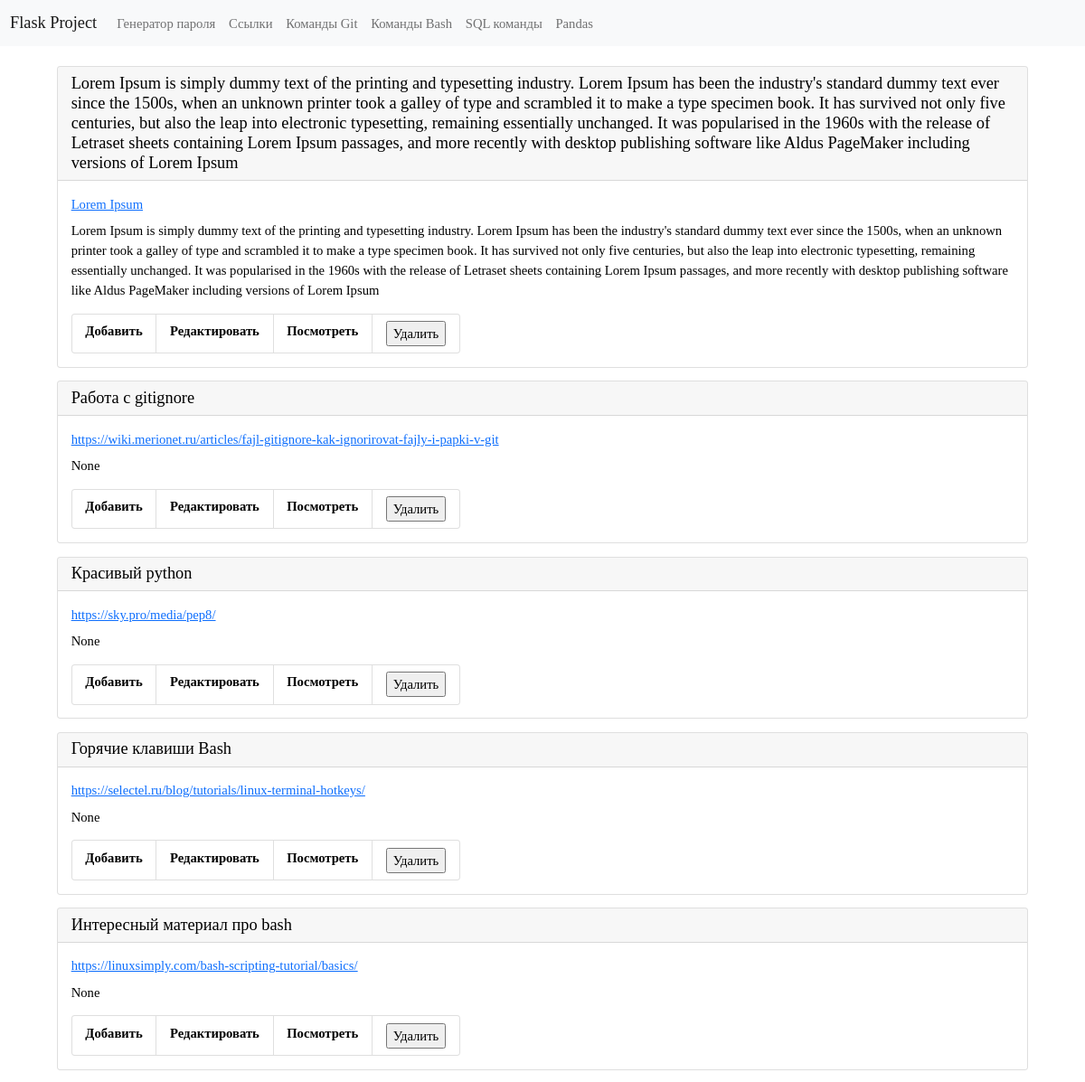
The app's page /links (upper part), older data.
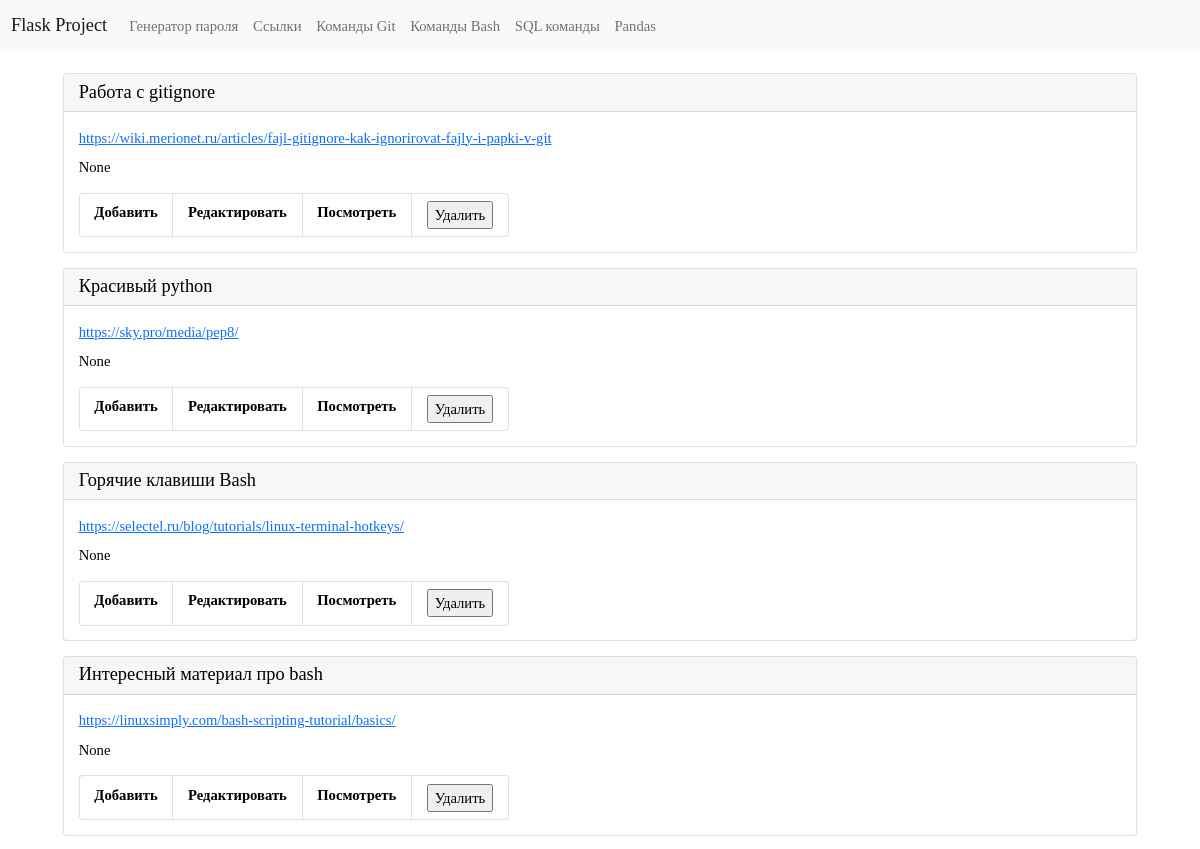
The same page, newer data.
### tables this page shows
CREATE TABLE "links"
(
    links_id      INTEGER
        primary key autoincrement,
    links_name    TEXT not null,
    links_command TEXT not null
, links_description TEXT);

### app.py (the view)
@app.route("/links")
def links_list_commands():
    conn = get_db_connection()
    links_list = conn.execute("SELECT * FROM links ORDER BY 1 DESC").fetchall()
    conn.close()
    return render_template("links/links_list_commands.html",
                           links_list=links_list, )

### app.py (called while the page is built)
def get_db_connection():
    conn = sqlite3.connect("database.db")
    conn.row_factory = sqlite3.Row
    return conn

### templates/links/links_list_commands.html
{% extends "base.html" %} {% block title %}Команды links{% endblock %} {% block content %}
<div class="container p-4">
   {% for links_list in links_list %}
   <div class="card mb-3">
      <h5 class="card-header">{{ links_list['links_name'] }}</h5>
      <div class="card-body">
         <h5 class="card-title"><a href="{{ links_list['links_command'] }}" target="_blank">{{ links_list['links_command'] }}</a></h5>
         <p class="card-text">{{ links_list['links_description'] }}</p>
         <ul class="list-group list-group-horizontal">
            <li class="list-group-item">
               <a href="{{ url_for('add_links_command') }}">Добавить</a>
            </li>
            <li class="list-group-item">
               <a href="{{ url_for('edit_links_command', links_id=links_list['links_id']) }}">Редактировать</a>
            </li>
            <li class="list-group-item">
               <a href="{{ url_for('get_post_links_command', links_id=links_list['links_id']) }}">Посмотреть</a>
            </li>
            <li class="list-group-item">
               <form action="{{ url_for('delete_links_command', links_id=links_list['links_id']) }}" class="add" method="POST">
                  <input type="submit" value="Удалить"
                     onclick="return confirm('Вы уверены что хотите удалить запись?')" />
               </form>
            </li>
         </ul>
      </div>
   </div>
   {% endfor %}
</div>
{% endblock %}

Row changes from the older to the newer data that the page shows:
removed links: links_name "Lorem Ipsum is simply dummy text of the printing and typesetting industry. Lorem Ipsum has been the industry's standard dummy text ever since the 1500s, when an unknown printer took a galley of type and scrambled it to make a type specimen book. It has survived not only five centuries, but also the leap into electronic typesetting, remaining essentially unchanged. It was popularised in the 1960s with the release of Letraset sheets containing Lorem Ipsum passages, and more recently with desktop publishing software like Aldus PageMaker including versions of Lorem Ipsum", links_command "Lorem Ipsum", links_description "Lorem Ipsum is simply dummy text of the printing and typesetting industry. Lorem Ipsum has been the industry's standard dummy text ever since the 1500s, when an unknown printer took a galley of type and scrambled it to make a type specimen book. It has survived not only five centuries, but also the leap into electronic typesetting, remaining essentially unchanged. It was popularised in the 1960s with the release of Letraset sheets containing Lorem Ipsum passages, and more recently with desktop publishing software like Aldus PageMaker including versions of Lorem Ipsum"
